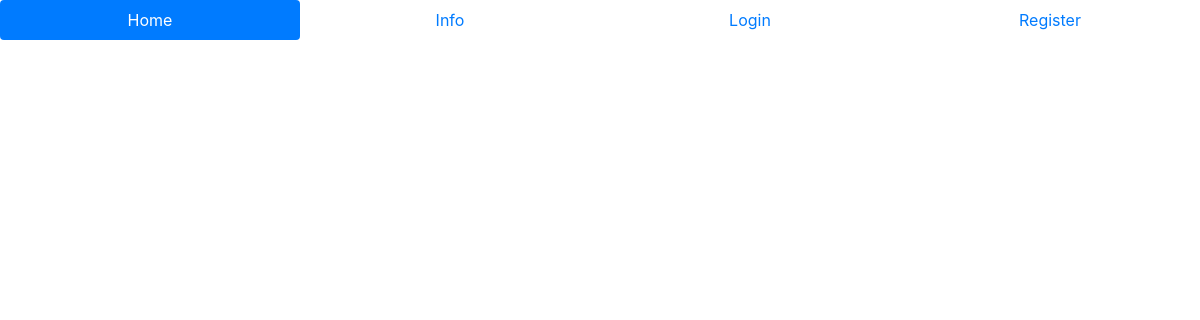
Before: / with the older database file.
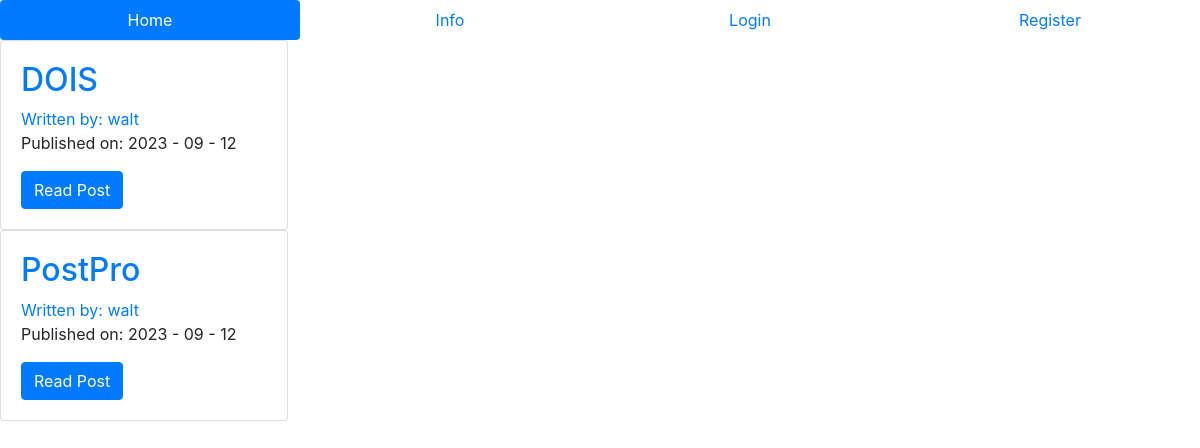
After: the same page with the newer database file.
### companyblog/models.py (models this page shows, shortened)
class BlogPost(db.Model):
    __tablename__ = 'posts'
    users = db.relationship(User)
    id = db.Column(db.Integer, primary_key = True)
    user_id = db.Column(db.Integer, db.ForeignKey('users.id'), nullable=False)
    date = db.Column(db.DateTime, nullable=False, default=datetime.utcnow)
    title = db.Column(db.String(140), nullable = False)
    text = db.Column(db.Text, nullable=False)

class User(db.Model, UserMixin):
    __tablename__ = 'users'
    id = db.Column(db.Integer, primary_key=True)
    profile_pic = db.Column(db.String(20), nullable=False, default='default.png')
    email = db.Column(db.String(64), unique=True, index=True)
    username = db.Column(db.String(64), unique=True, index=True)
    password_hash = db.Column(db.String(128))
    posts = db.relationship('BlogPost', backref='author', lazy=True)

### companyblog/core/views.py (the view)
@core.route('/')
def index():
    page = request.args.get('page', 1, type=int)
    blog_posts = BlogPost.query.order_by(BlogPost.date.desc()).paginate(page=page, per_page=6)
    return render_template('index.html', blog_posts=blog_posts)

### companyblog/templates/index.html (shortened to what this page needs)
{% extends "base.html" %}
{% block content %}
{% for post in blog_posts.items %}
  <div class="card" style="width: 18rem;">
    <div class="card-body">
      <h2> <a class="card-title" href="{{url_for('blog_posts.blog_post', blog_post_id=post.id)}}">{{post.title}}</a> </h2>
      <a href="{{url_for('users.user_posts', username=post.author.username)}}">Written by: {{post.author.username}}</a>
      <p>Published on: {{post.date.strftime('%Y - %m - %d')}}</p>
      <a class="btn btn-primary" href="{{url_for('blog_posts.blog_post', blog_post_id=post.id)}}">Read Post</a>
    </div>
  </div>
{% endfor %}
{% endblock %}

### companyblog/templates/base.html (shortened to what this page needs)
<!DOCTYPE html>
<html lang="en">
<head>
<link rel="stylesheet" href="https://maxcdn.bootstrapcdn.com/bootstrap/4.5.2/css/bootstrap.min.css">
</head>
<body>
  <ul class="nav nav-pills nav-justified">
    <li class="nav-item">
      <a class="nav-link active" aria-current="page" href="{{url_for('core.index')}}">Home</a>
    </li>
    <li class="nav-item">
      <a class="nav-link" href="{{url_for('core.info')}}">Info</a>
    </li>
    {% if current_user.is_authenticated %}
    <li class="nav-item">
      <a class="nav-link" href="{{url_for('users.logout')}}">Log out</a>
    </li>
    <li class="nav-item">
      <a class="nav-link" href="{{url_for('users.account')}}">Account</a>
    </li>
    <li class="nav-item">
      <a class="nav-link" href="{{url_for('blog_posts.create_post')}}">Create post</a>
    </li>
    {% else %}
    <li class="nav-item">
      <a class="nav-link" href="{{url_for('users.login')}}">Login</a>
    </li>
    <li class="nav-item">
      <a class="nav-link" href="{{url_for('users.register')}}">Register</a>
    </li>
    {% endif %}
  </ul>
    {% block content %}
    {% endblock %}
</body>
</html>

Changed rows visible on the page:
added BlogPost: title "DOIS", author.username "walt", date "2023 - 09 - 12"
added BlogPost: title "PostPro", author.username "walt", date "2023 - 09 - 12"
